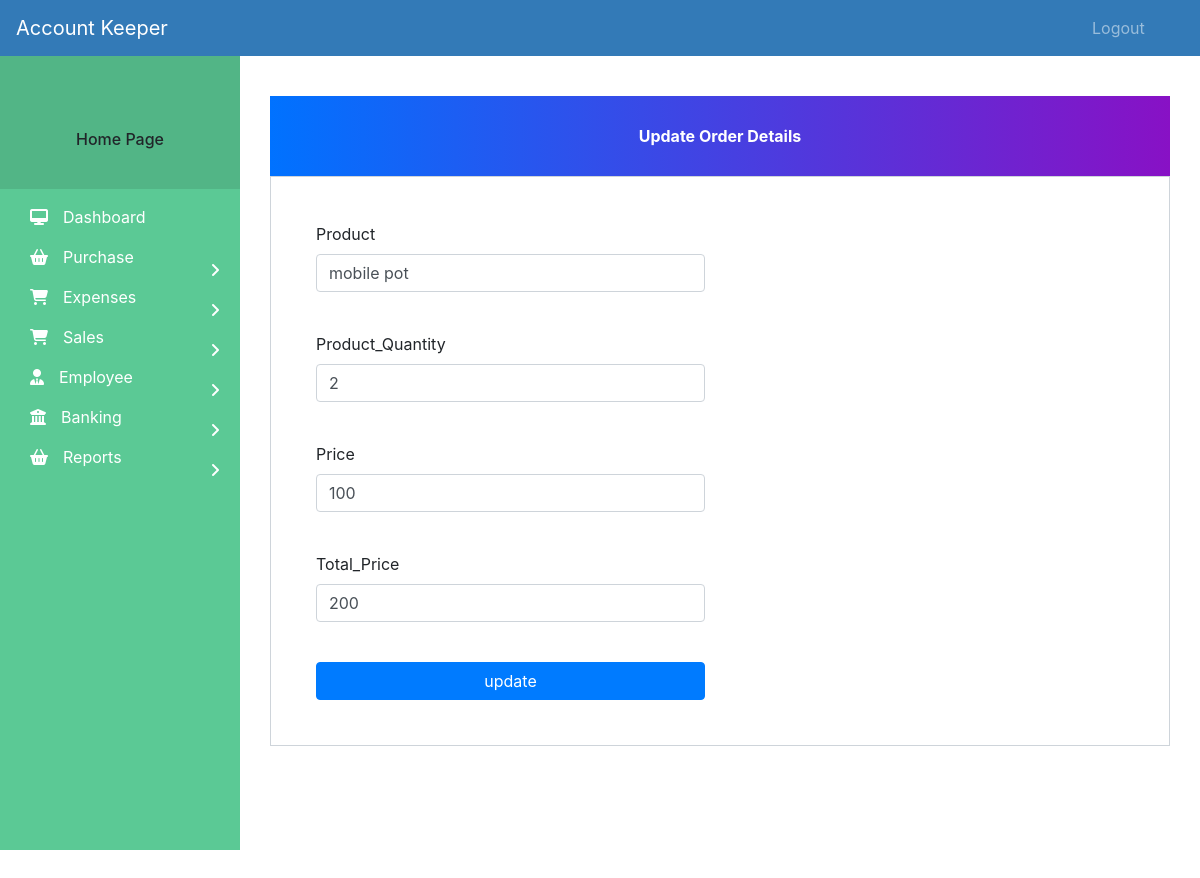
Page /update-orders/8 on the committed database.
### Purchase/models.py (models this page shows, shortened)
class Vendororder(models.Model):
    VendorName = models.CharField(max_length=100)
    Phone_No = models.IntegerField()
    Product = models.CharField(max_length=150)
    Product_Quantity = models.IntegerField()
    Price = models.IntegerField()
    Total_Price = models.IntegerField()
    Ordereddate = models.DateField(default = datetime.now())
    is_deleted = models.BooleanField(default=False)

### Purchase/views.py (the view, shortened to what this page needs)
# urls.py: path('update-orders/<int:pk>', ordview.update_orders, name='update-order'),
def update_orders(request, pk):
    orders = Vendororder.objects.get(id = pk)
    return render(request, 'Purchase/update_order.html',{'Vendororder':orders})

### templates/purchase/update_order.html (shortened to what this page needs)
{% extends 'Base/navbar.html' %}
{% load widget_tweaks %}
{% block content %}
{% load static %}
<head>
  <link href="//maxcdn.bootstrapcdn.com/bootstrap/4.1.1/css/bootstrap.min.css" rel="stylesheet" id="bootstrap-css">
  <link rel="stylesheet" href="http://code.ionicframework.com/ionicons/2.0.1/css/ionicons.min.css">
  <link rel="stylesheet" href="{% static 'CSS/style.css' %}" type="text/css"/>
</head>
<br><br>
<body onload="multiply();"></body>
<div class="container">
  <div class="col-md">
      <div class="note">
        <p>Update Order Details</p>
      </div>
      <div class="form-content">
        <div class="row">
          <div class="col-md-6">
 <form action="/update-orders/{{Vendororder.id}}" method="POST" autocomplete="off" id="form">
    <div class="form-group">
      <label> Product</label>
      <input type="text" class="form-control" value="{{Vendororder.Product}}" name= "Product" id="Product">
    </div>
    <div class="form-group">
      <label> Product_Quantity</label>
      <input type="number" class="form-control" value="{{Vendororder.Product_Quantity}}" onchange="multiply();" name="Product_Quantity" id="ProductQuantity">
    </div>
    <div class="form-group">
      <label>Price</label>
      <input type="number" class="form-control" value="{{Vendororder.Price}}" onchange="multiply();"  name="Price" id="Price">
    </div>
    <div class="form-group">
      <label> Total_Price</label>
      <input type="text" class="form-control" value="{{Vendororder.Total_Price}}" name="Total_Price" id="Total_Price">
    </div>
        <input type="submit" value="update" class="btn btn-primary btn-block">
      </form></div></div></div>
    </div>
  </div>
</body>
{% endblock content %}

### templates/Base/navbar.html (style rules this page uses)
body { padding-left: 240px; }

### templates/purchase/update_order.html (style rules this page uses)
.note { text-align: center; height: 80px; background: -webkit-linear-gradient(left, #0072ff, #8811c5); color: #fff; font-weight: bold; line-height: 80px; }
.form-content { padding: 5%; border: 1px solid #ced4da; margin-bottom: 2%; }
.form-control { border-radius: 1.5rem; }

### rows in the picture
Vendororder: Product "mobile pot", Product_Quantity "2", Price "100", Total_Price "200"
